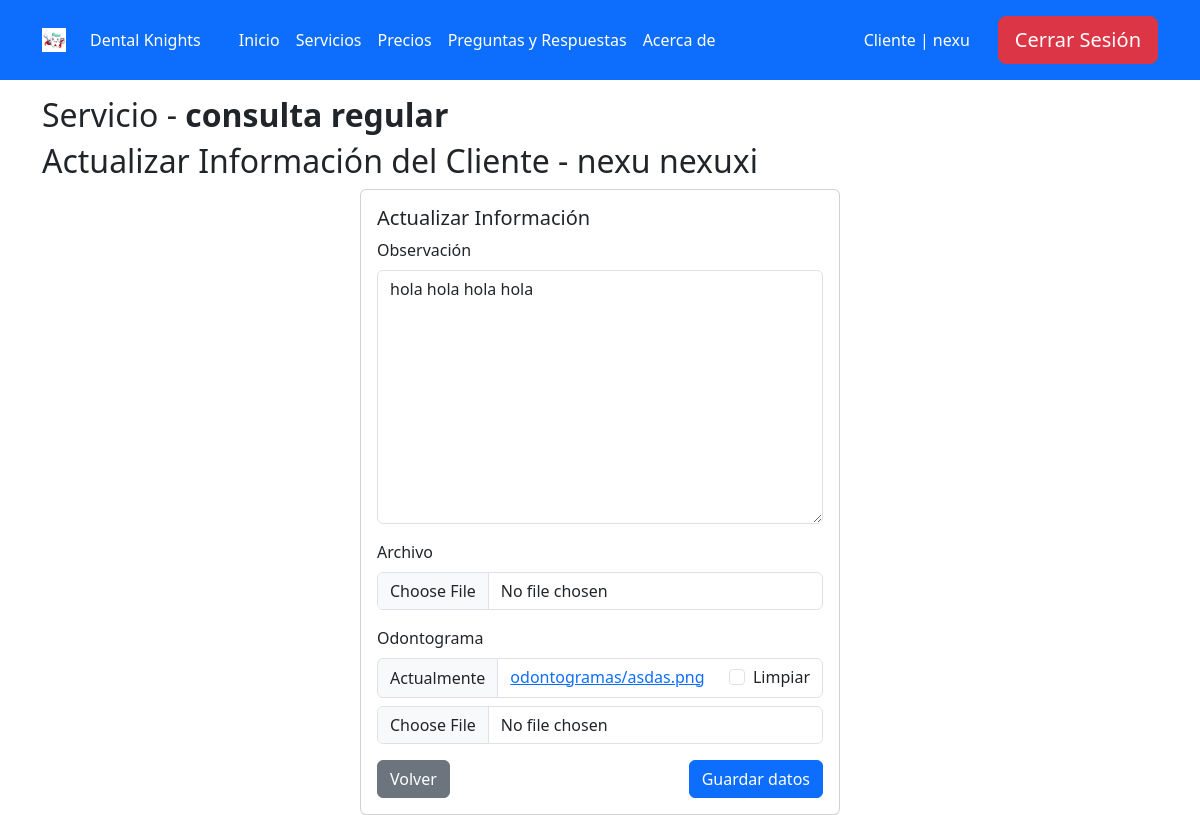
The page /servicios/update_infocliente/8/ (signed in) on the database as committed earlier.
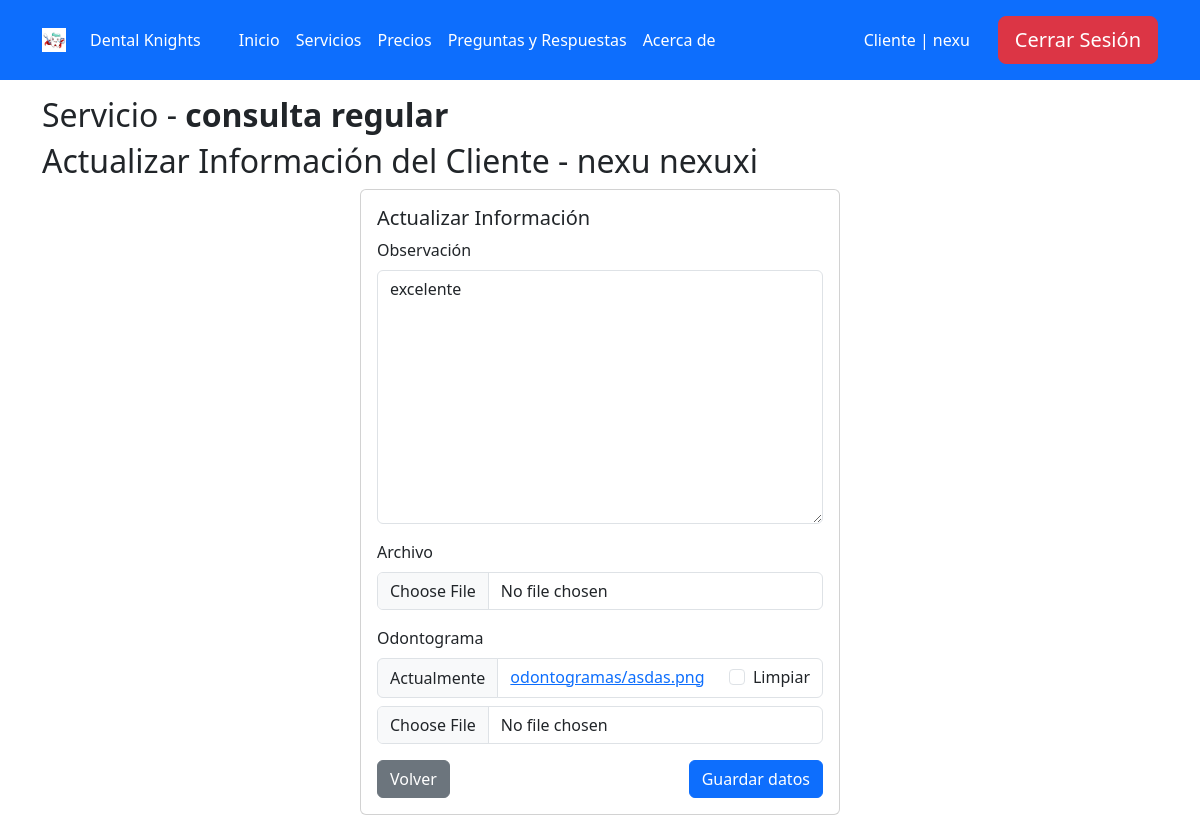
The same page on the database as committed later.
### core/models.py (models this page shows, shortened)
class Servicios(models.Model):
    STATUS_CHOICES = (
        ('S', 'Solicitud de Servicio'),  # Servicio solicitado por el cliente
        ('P', 'En progreso'),            # Servicio en proceso de realización
        ('F', 'Finalizado'),             # Servicio completado
    )
    name = models.CharField(max_length=100, verbose_name='Nombre del Servicio')  # Nombre del servicio
    description = models.TextField(blank=True, null=True, verbose_name='Descripción')  # Descripción opcional del servicio
    profesional = models.ForeignKey(User, on_delete=models.CASCADE, limit_choices_to={'groups__name': 'profesionales'}, verbose_name='Profesional')  # Profesional asignado, relacionado con un usuario del grupo "profesionales"
    n_procedimientos = models.PositiveIntegerField(default=0, verbose_name='Número de sesiones')  # Número de procedimientos o sesiones asociadas al servicio
    status = models.CharField(max_length=1, choices=STATUS_CHOICES, default='S', verbose_name='Estado')  # Estado del servicio, utilizando las opciones definidas en STATUS_CHOICES
    class Meta:
        verbose_name = 'servicio'
        verbose_name_plural = 'servicios'

class Infocliente(models.Model):
    servicio = models.ForeignKey(Servicios, on_delete=models.CASCADE, verbose_name='Servicio')
    cliente = models.ForeignKey(User, on_delete=models.CASCADE, limit_choices_to={'groups__name': 'clientes'}, verbose_name='Cliente')
    observacion = models.TextField(null=True, blank=True, verbose_name='Observación')
    archivo = models.FileField(upload_to='archivos/', null=True, blank=True, verbose_name='Archivo')
    odontograma = models.FileField(upload_to='odontogramas/', null=True, blank=True, verbose_name='Odontograma')
    class Meta:
        verbose_name = 'Registro'
        verbose_name_plural = 'Registros'

### core/views.py (the view, shortened to what this page needs)
# urls.py: path('servicios/update_infocliente/<int:infocliente_id>/', login_required(UpdateInfoclienteView.as_view()), name='update_info'),
@add_group_name_to_context
class UpdateInfoclienteView(UpdateView):
    model = Infocliente
    fields = ['observacion', 'archivo', 'odontograma']
    template_name = 'update_infocliente.html'
    def get_context_data(self, **kwargs):
        context = super().get_context_data(**kwargs)
        infocliente = self.get_object()
        context['servicio_name'] = infocliente.servicio.name
        context['cliente_name'] = infocliente.cliente.get_full_name()
        return context
    def get_object(self, queryset=None):
        infocliente_id = self.kwargs['infocliente_id']
        return get_object_or_404(Infocliente, id=infocliente_id)

### core/views.py (called while the page is built)
def plural_to_singular(plural):
    plural_singular = {
        "clientes": "cliente",
        "profesionales": "profesional",
        "ejecutivos": "ejecutivo",
        "administradores": "administrador",
    }
    return plural_singular.get(plural, "error")

def get_group_and_color(user):
    group = user.groups.first()
    group_id = None
    group_name = None
    group_name_singular = None
    color = None
    if group:
        if group.name == 'clientes':
            color = 'bg-primary'
        elif group.name == 'profesionales':
            color = 'bg-success'
        elif group.name == 'ejecutivos':
            color = 'bg-danger'
        elif group.name == 'administradores':
            color = 'bg-info'
        group_id = group.id
        group_name = group.name
        group_name_singular = plural_to_singular(group.name)
    return group_id, group_name, group_name_singular, color

def add_group_name_to_context(view_class):
    original_dispatch = view_class.dispatch
    def dispatch(self, request, *args, **kwargs):
        user = self.request.user
        group_id, group_name, group_name_singular, color = get_group_and_color(user)
        context = {
            'group_name': group_name,
            'group_name_singular': group_name_singular,
            'color': color
        }
        self.extra_context = context
        return original_dispatch(self, request, *args, **kwargs)
    view_class.dispatch = dispatch
    return view_class

### templates/update_infocliente.html (shortened to what this page needs)
{% extends 'base.html' %}
{% block content %}
    {% load crispy_forms_tags %}
    <div class="container mt-3">
        <h2>Servicio - <strong>{{ servicio_name }}</strong></h2>
        <h2>Actualizar Información del Cliente - {{ cliente_name }}</h2>
        <form method="POST" action="" enctype="multipart/form-data">
            <div class="card mx-auto" style="width: 30rem;">
                <div class="card-body">
                    <h5 class="card-title">Actualizar Información</h5>
                    {{ form|crispy }}
                    <button class="btn btn-primary float-end" type="submit">Guardar datos</button>
                    <button class="btn btn-secondary" type="button" onclick="goBack()">Volver</button>
                </div>
            </div>
        </form>
    </div>
{% endblock %}

### templates/base.html (shortened to what this page needs)
{% load static %}
<!doctype html>
<html lang="es">
<head>
    <link href="https://cdn.jsdelivr.net/npm/bootstrap@5.3.0/dist/css/bootstrap.min.css" rel="stylesheet">
</head>
<body>
    {% include 'header.html' %}
    {% block content %}{% endblock %}
</body>
</html>

### templates/header.html (shortened to what this page needs)
{% if user.is_authenticated %}
    {% if group_name == 'clientes' %}
        <header class="p-3 text-bg-dark bg-primary">
    {% elif group_name == 'profesionales' %}
        <header class="p-3 text-bg-dark bg-success">
    {% elif group_name == 'ejecutivos' %}
        <header class="p-3 text-bg-dark bg-danger">
    {% elif group_name == 'administradores' %}
        <header class="p-3 text-bg-dark bg-info">
    {% else %}
        <header class="p-3 text-bg-dark bg-dark">
    {% endif %}
{% else %}
    <header class="p-3 text-bg-dark bg-black">
{% endif %}
    <div class="container">
        <div class="d-flex flex-wrap align-items-center justify-content-between">
            <a href="{% url 'home' %}" class="d-flex align-items-center mb-2 mb-lg-0 text-white text-decoration-none text-center" style="margin-right: 30px;">
                <img src="/media/dienteicon.jpg" alt="Logo" style="width: 24px; height: 24px; margin-right: 8px;">
                <span class="ms-3">Dental Knights</span>
            </a>
            {% if user.is_authenticated %}
                {% if group_name == 'clientes' %}
                    <ul class="nav col-12 col-lg-auto me-lg-auto mb-2 justify-content-center mb-md-0 bg-primary">
                {% elif group_name == 'profesionales' %}
                    <ul class="nav col-12 col-lg-auto me-lg-auto mb-2 justify-content-center mb-md-0 bg-success">
                {% elif group_name == 'ejecutivos' %}
                    <ul class="nav col-12 col-lg-auto me-lg-auto mb-2 justify-content-center mb-md-0 bg-danger">
                {% elif group_name == 'administradores' %}
                    <ul class="nav col-12 col-lg-auto me-lg-auto mb-2 justify-content-center mb-md-0 bg-info">
                {% else %}
                    <ul class="nav col-12 col-lg-auto me-lg-auto mb-2 justify-content-center mb-md-0 bg-dark">
                {% endif %}
            {% else %}
                <ul class="nav col-12 col-lg-auto me-lg-auto mb-2 justify-content-center mb-md-0 bg-black">
            {% endif %}
                <li><a href="{% url 'home' %}" class="nav-link px-2 text-white">Inicio</a></li>
                <li><a href="{% url 'servicios' %}" class="nav-link px-2 text-white">Servicios</a></li>
                {% if not user.is_authenticated or group_name == 'clientes' %}
                <li><a href="{% url 'pricing' %}" class="nav-link px-2 text-white">Precios</a></li>
                <li><a href="#" class="nav-link px-2 text-white">Preguntas y Respuestas</a></li>
                <li><a href="#" class="nav-link px-2 text-white">Acerca de</a></li>
                {% endif %}
            </ul>
            <div class="d-flex align-items-center" style="gap: 20px;">
                {% if user.is_authenticated %}
                    <li style="list-style-type: none;">
                        <a class="nav-link px-2 text-white" href="{% url 'profile' %}">{{ group_name_singular|capfirst }}
                            | {{ user.username }}</a>
                    </li>
                    <form action="{% url 'logout' %}" method="post" style="display: inline;">
                        <button type="submit" class="btn btn-lg btn-danger">Cerrar Sesión</button>
                    </form>
                {% endif %}
            </div>
        </div>
    </div>
</header>

Rows that differ between the two databases and show on the page:
changed Infocliente: observacion "hola hola hola hola" → "excelente"
